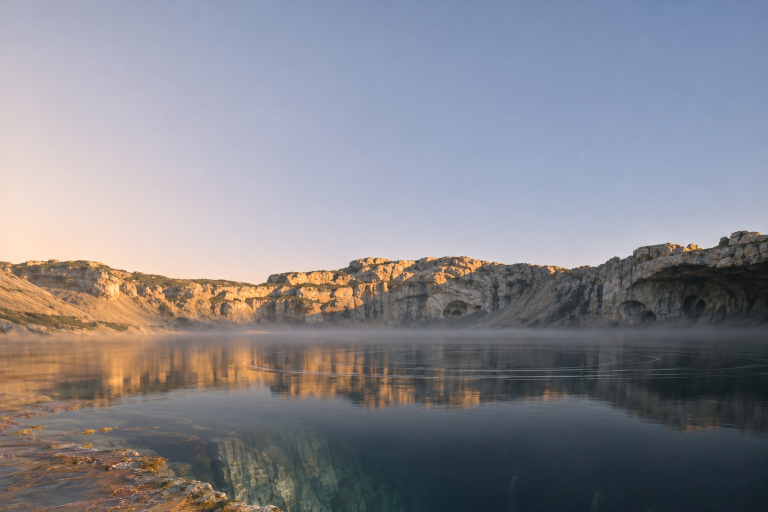
#> input picture assets-src/eye/far-edge/base-t1.jpg, 1536 x 1024 px (shown at 1/2 size)
$ python head_guide.py ../../../../assets-src/eye/far-edge/base-t1.jpg ../../../../assets-src/eye/far-edge/w0-t1.jpg
#> lines starting #> are read from the running program, lines starting #| are printed output that depends on the picture; long printed decimals are rounded
#> further down, master is the input picture: shape (1024, 1536, 3); mean B, G, R 140.5, 133.6, 134.3
#!/usr/bin/env python3
"""Layout for the new head of the titan: a human skull seen from the front, face up, crown toward frame left.

Paints the head, neck and throat flat over a window of the master (the old profile head is erased to ocean),
so the result can be handed to the image model as Image 1.

Design space = frame-3 pixels (master pixels minus the frame-3 origin).
usage: head_guide.py <master.png> <out.png> [x0 y0 w]     window in frame-3 px (default: the frame-2 window)
"""
import sys, math, json, numpy as np, cv2

R = '/home/user/workspace/r3'
F3_ORIGIN = (101, 827)                       # frame 3 in master px
F2_WIN = (145.0, 318.0, 860.0)               # frame 2 window in frame-3 px: x0, y0, width
OW, OH = 1672, 941

# ---- the skull, in frame-3 px
C = np.array([345.0, 545.0])                 # crown
CH = np.array([800.0, 490.0])                # chin
LEN = float(np.hypot(*(CH - C)))
AX = (CH - C) / LEN
PX = np.array([-AX[1], AX[0]])               # lateral, toward frame bottom
HW = 165.0                                   # half width of the skull
OUT_T = [0.00, 0.012, 0.04, 0.09, 0.16, 0.25, 0.33, 0.42, 0.485, 0.54, 0.60, 0.645, 0.69, 0.76, 0.84, 0.90, 0.95, 0.985, 1.00]
OUT_W = [0.00, 0.30, 0.52, 0.72, 0.88, 0.97, 1.00, 0.97, 0.90, 0.90, 0.95, 0.90, 0.80, 0.79, 0.74, 0.62, 0.46, 0.27, 0.00]
SOCK_T, SOCK_S, SOCK_R = 0.468, 0.43, 0.262  # socket centres (t, +-s) and radius in half widths
LAKE_SIDE = +1                               # the lake is the socket on the frame-bottom side


def to_xy(t, s):
    return C + AX * (t * LEN) + PX * (s * HW)


def frac(x): return x - np.floor(x)


def vnoise(x, y, seed=0.0):
    xi = np.floor(x); yi = np.floor(y); xf = x - xi; yf = y - yi
    sx = xf * xf * (3 - 2 * xf); sy = yf * yf * (3 - 2 * yf)
    h = lambda i, j: frac(np.sin(i * 127.1 + j * 311.7 + seed * 74.7) * 43758.5453)
    a = h(xi, yi); b = h(xi + 1, yi); c = h(xi, yi + 1); d = h(xi + 1, yi + 1)
    return (a + (b - a) * sx) * (1 - sy) + (c + (d - c) * sx) * sy


def fbm(x, y, f0=1.0, octv=5, seed=0.0, gain=0.5):
    s = 0; a = 1.0; n = 0; f = f0
    for k in range(octv):
        s = s + a * (vnoise(x * f + k * 17.3, y * f - k * 9.1, seed + k) * 2 - 1); n += a; a *= gain; f *= 2.03
    return s / n


def sstep(a, b, x):
    t = np.clip((x - a) / (b - a), 0, 1); return t * t * (3 - 2 * t)


def seg(x, y, a, b):
    ax, ay = a; bx, by = b; dx, dy = bx - ax, by - ay
    t = np.clip(((x - ax) * dx + (y - ay) * dy) / (dx * dx + dy * dy + 1e-9), 0, 1)
    return np.hypot(x - (ax + t * dx), y - (ay + t * dy))


def paint(master, win):
#> called with win = (145, 318, 860)
    x0, y0, w = win
    sc = OW / w
    h = OH / sc
    mx0, my0 = x0 + F3_ORIGIN[0], y0 + F3_ORIGIN[1]
    M = np.float32([[sc, 0, -mx0 * sc], [0, sc, -my0 * sc]])
    base = cv2.warpAffine(master, M, (OW, OH), flags=cv2.INTER_LANCZOS4, borderMode=cv2.BORDER_REFLECT).astype(np.float32)
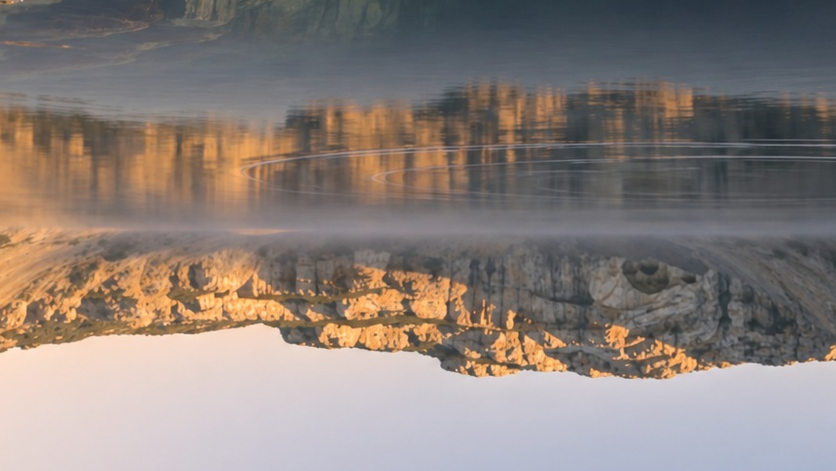
#> base: shape (941, 1672, 3) float32 (shown at 1/2 size); mean B, G, R 122.6, 127.7, 138.2
    yy, xx = np.mgrid[0:OH, 0:OW].astype(np.float32)
    X = xx / sc + x0; Y = yy / sc + y0                    # frame-3 px of every output pixel
    rgb = lambda r, g, b: np.array([b, g, r], np.float32)

    # ---- what is kept from the photograph: chest and shoulders
    keep = sstep(985, 1020, X)
    keep = np.maximum(keep, sstep(905, 930, X) * (1 - sstep(385, 405, Y)))
    keep = np.maximum(keep, sstep(885, 915, X) * sstep(615, 645, Y))

    # ---- ocean under everything that is rebuilt
    oc = rgb(22, 52, 98) * (1 + 0.10 * fbm(X, Y, 1 / 260.0, 4, 3.0)[..., None])
    cl = sstep(0.62, 0.80, 0.5 + 0.5 * fbm(X, Y, 1 / 22.0, 4, 9.0)) * sstep(0.45, 0.7, 0.5 + 0.5 * fbm(X, Y, 1 / 170.0, 3, 5.0))
    oc = oc + (rgb(235, 238, 240) - oc) * (0.55 * cl)[..., None]

    # ---- land: skull + neck
    T = ((X - C[0]) * AX[0] + (Y - C[1]) * AX[1]) / LEN
    Sg = ((X - C[0]) * PX[0] + (Y - C[1]) * PX[1]) / HW
    hw = np.interp(T, OUT_T, OUT_W, left=-1, right=-1)
    coast_n = 7.0 * fbm(X, Y, 1 / 34.0, 5, 21.0) + 3.0 * fbm(X, Y, 1 / 9.0, 3, 4.0)
    d_sk = (np.abs(Sg) - hw) * HW
    d_sk = np.where((T < 0) | (T > 1), 60.0, d_sk) + coast_n
    # neck: from under the chin to the shoulders, flaring
    ncy = np.interp(X, [760, 1010], [497, 478])
    nhw = np.interp(X, [760, 800, 900, 960, 1010], [70, 82, 104, 140, 190])
    d_nk = np.abs(Y - ncy) - nhw
    d_nk = np.where(X < 765, 60.0, d_nk) + coast_n
    d_land = np.minimum(d_sk, d_nk)
    land = sstep(1.5, -1.5, d_land)

    # shallows
    sh = sstep(26, 0, d_land) * (0.55 + 0.45 * (0.5 + 0.5 * fbm(X, Y, 1 / 40.0, 3, 8.0)))
    img = oc + (rgb(40, 150, 158) - oc) * (0.85 * sh)[..., None]

    # terrain colour
    n1 = fbm(X, Y, 1 / 55.0, 5, 1.0); n2 = fbm(X, Y, 1 / 14.0, 4, 2.0); rd = 1 - np.abs(fbm(X, Y, 1 / 30.0, 5, 6.0))
    tan = rgb(176, 138, 100); pale = rgb(212, 194, 166); dark = rgb(128, 100, 78); snow = rgb(242, 242, 240)
    col = tan + (pale - tan) * np.clip(0.55 + 0.9 * n1, 0, 1)[..., None]
    col = col + (dark - col) * np.clip(0.30 * (0.5 - n2) + 0.25 * (rd - 0.75) * 4, 0, 0.5)[..., None]
    # cranium is the pale high plateau; face and jaw a little warmer and lower
    cran = sstep(0.50, 0.36, T) * sstep(0.02, -0.25, d_sk / HW)
    col = col + (pale - col) * (0.55 * cran)[..., None]
    dome = np.exp(-(((T - 0.24) / 0.15) ** 2 + (Sg / 0.62) ** 2))
    col = col + (snow - col) * np.clip(dome * (0.25 + 1.3 * (rd - 0.62)), 0, 0.85)[..., None]
    # neck is lower, darker, greener desert
    neck = sstep(0, -30, d_nk) * sstep(770, 810, X)
    col = col + (rgb(142, 132, 104) - col) * (0.55 * neck * (1 - sstep(0.90, 1.0, T) * 0))[..., None]

    def blend(c, m):
        nonlocal col
        col = col + (c - col) * np.clip(m, 0, 1)[..., None]

    # ---- features of the face
    # brow ridge: one pale high bar across both sockets on the crown side
    # temporal hollows: darker flanks beside the sockets
    blend(dark, 0.5 * np.exp(-(((T - 0.46) / 0.07) ** 2 + ((np.abs(Sg) - 0.84) / 0.10) ** 2)))
    # cheekbones: pale ridges from under each socket out to the flank
    for sgn in (1, -1):
        a = to_xy(0.585, sgn * 0.30); b = to_xy(0.60, sgn * 0.86)
        blend(rgb(226, 216, 196), 0.55 * sstep(11, 2, seg(X, Y, a, b) + 4 * fbm(X, Y, 1 / 16.0, 3, 50.0)))
    # nose hollow: pear shaped, wide end toward the teeth
    nt = (T - 0.575) / 0.135
    nw = np.interp(nt, [0, 0.2, 0.55, 0.85, 1.0], [0.0, 0.07, 0.15, 0.17, 0.0], left=-1, right=-1)
    notch = 0.07 * sstep(0.72, 1.0, nt) * sstep(0.07, 0.0, np.abs(Sg))            # the little spine at the wide end
    nose = sstep(0.018, -0.018, (np.abs(Sg) - nw + notch) + 0.02 * fbm(X, Y, 1 / 10.0, 3, 77.0)) * (nt >= 0) * (nt <= 1)
    blend(rgb(52, 42, 38), 0.92 * nose)
    blend(rgb(110, 84, 66), 0.5 * nose * sstep(0.5, 1.0, nt))
    # teeth: two rows of blunt blocks across the face, a thin dark water gap between
    rng = np.random.RandomState(7)
    gap_t = 0.822
    gapw = 0.010 + 0.012 * sstep(-0.5, 0.6, Sg)            # the jaw hangs open a little more on one side
    mouth = sstep(0.004, -0.004, np.abs(T - gap_t) - gapw) * sstep(0.60, 0.50, np.abs(Sg))
    for row, (t0, t1, smax, n) in enumerate(((0.770, gap_t - 0.012, 0.50, 12), (gap_t + 0.014, 0.870, 0.45, 11))):
        edges = np.linspace(-smax, smax, n + 1) + np.r_[0, rng.uniform(-0.012, 0.012, n - 1), 0]
        for i in range(n):
            if rng.uniform() < 0.12: continue             # a missing tooth
            a, b = edges[i] + 0.012, edges[i + 1] - 0.012
            ln = rng.uniform(0.78, 1.0)
            ta, tb = (t0 + (t1 - t0) * (1 - ln), t1) if row == 0 else (t0, t0 + (t1 - t0) * ln)
            m = sstep(0.008, -0.004, np.maximum(np.maximum(a - Sg, Sg - b) * 0.36, np.maximum(ta - T, T - tb)))
            blend(rgb(232, 224, 204) * rng.uniform(0.9, 1.0), 0.9 * m)
    # ---- sockets
    for sgn in (1, -1):
        cx, cy = to_xy(SOCK_T, sgn * SOCK_S)
        r = np.hypot(X - cx, Y - cy); rr = SOCK_R * HW
        ang = np.arctan2(Y - cy, X - cx)
        inside = sstep(rr + 1.5, rr - 1.5, r)
        # pale cliff rim all round, highest toward the crown
        crown = np.cos(ang - math.atan2(-AX[1], -AX[0]))                       # 1 toward the crown
        wdt = 7 + 15 * sstep(-0.1, 0.8, crown)
        rim = sstep(rr + wdt, rr + wdt * 0.35, r) * sstep(rr - 2, rr + 2, r)
        blend(rgb(240, 234, 220), rim * (0.45 + 0.5 * sstep(-0.2, 0.7, crown)))
        if sgn == LAKE_SIDE:
            edge = rr * (0.80 + 0.06 * fbm(X, Y, 1 / 9.0, 3, 61.0))
            lake = rgb(14, 52, 104) + (rgb(186, 128, 52) - rgb(14, 52, 104)) * sstep(edge - rr * 0.10, edge + rr * 0.06, r)[..., None]
            # shadow of the brow on the water, on the crown side
            shd = sstep(rr * 0.70, rr * 0.98, r) * sstep(0.55, 0.95, np.cos(ang - math.atan2(-AX[1], -AX[0])))
            lake = lake * (1 - 0.55 * shd)[..., None]
            col = col + (lake - col) * inside[..., None]
        else:
            dry = rgb(58, 46, 40) + (rgb(150, 112, 80) - rgb(58, 46, 40)) * np.clip(0.5 + 0.9 * fbm(X, Y, 1 / 12.0, 4, 31.0), 0, 1)[..., None] * 0.55
            dry = dry * (1 - 0.45 * sstep(rr * 0.5, rr, r) * sstep(0.3, 0.95, np.cos(ang - math.atan2(-AX[1], -AX[0]))))[..., None]
            col = col + (dry - col) * inside[..., None]
    # outflow from the lake at its inner corner toward the nose and mouth (a thread)
    lk = to_xy(SOCK_T, LAKE_SIDE * SOCK_S)
    pts = [to_xy(SOCK_T + 0.05, LAKE_SIDE * (SOCK_S - 0.21)), to_xy(0.60, LAKE_SIDE * 0.20), to_xy(0.70, LAKE_SIDE * 0.24), to_xy(0.775, LAKE_SIDE * 0.30)]
    for a, b in zip(pts[:-1], pts[1:]):
        blend(rgb(70, 120, 130), 0.8 * sstep(2.4, 0.8, seg(X, Y, a, b)))
    # seams of the skull: thin zigzag canyons
    zz = 0.006 * np.sin(Sg * 44) + 0.004 * np.sin(Sg * 101 + 1.3) + 0.01 * fbm(X, Y, 1 / 18.0, 3, 90.0)
    blend(dark, 0.32 * sstep(0.005, 0.0015, np.abs(T - 0.255 - zz - 0.05 * Sg * Sg)) * sstep(0.95, 0.8, np.abs(Sg)))
    zz2 = 0.02 * np.sin(T * 130) + 0.012 * np.sin(T * 290 + 0.7) + 0.03 * fbm(X, Y, 1 / 18.0, 3, 91.0)
    blend(dark, 0.28 * sstep(0.024, 0.008, np.abs(Sg - zz2)) * sstep(0.03, 0.06, T) * sstep(0.26, 0.24, T))

    img = img + (col - img) * land[..., None]
    # mouth water on top of the land
    img = img + (rgb(24, 74, 96) - img) * (mouth * sstep(1.0, -3.0, d_sk))[..., None]

    # ---- throat flat with the airways
    fa, fb = (792.0, 497.0), (1012.0, 468.0)
    dfl = seg(X, Y, fa, fb) - np.interp(X, [790, 1010], [30, 46]) + 5 * fbm(X, Y, 1 / 26.0, 3, 12.0)
    flat = sstep(2, -2, dfl) * sstep(775, 790, X)
    fcol = rgb(178, 182, 182) * (1 + 0.05 * fbm(X, Y, 1 / 12.0, 3, 15.0)[..., None])
    img = img + (fcol - img) * flat[..., None]
    holes = [(816, 499, 6), (842, 488, 4), (872, 500, 11), (900, 478, 5), (934, 492, 14), (958, 468, 5), (980, 488, 8), (866, 476, 3), (916, 506, 4), (949, 508, 3)]
    for hx, hy, hr in holes:
        r = np.hypot(X - hx, Y - hy)
        img = img + (rgb(128, 26, 32) - img) * (0.85 * sstep(hr * 1.9, hr * 1.05, r))[..., None]
        img = img + (rgb(14, 12, 14) - img) * sstep(hr + 0.8, hr - 0.8, r)[..., None]
    # vapour: thin white, from the airways toward the top of the frame, joining the existing plume
    vp = [(940, 486), (890, 430), (835, 360), (800, 300), (790, 250)]
    v = np.zeros_like(X)
    for i, (a, b) in enumerate(zip(vp[:-1], vp[1:])):
        wd = 16 + 12 * i
        v = np.maximum(v, np.exp(-(seg(X, Y, a, b) / wd) ** 2))
    v = v * (0.45 + 0.55 * (0.5 + 0.5 * fbm(X, Y, 1 / 30.0, 4, 44.0)))
    img = img + (rgb(236, 236, 232) - img) * (0.50 * v)[..., None]

    out = base * keep[..., None] + img * (1 - keep[..., None])
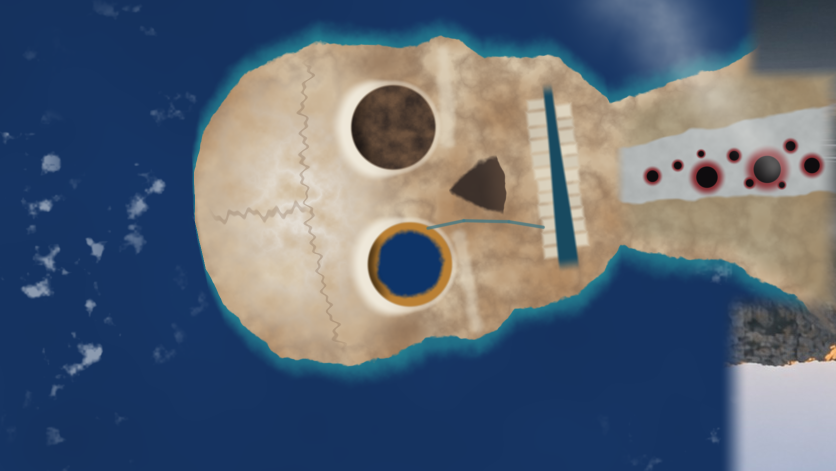
#> out: shape (941, 1672, 3) float64 (shown at 1/2 size); mean B, G, R 117.6, 101.5, 90.1
    return np.clip(out, 0, 255).astype(np.uint8), dict(sc=sc, lake=[float(lk[0]), float(lk[1])], lake_r=SOCK_R * HW)


if __name__ == '__main__':
    master = cv2.imread(sys.argv[1]); out = sys.argv[2]
    win = tuple(float(v) for v in sys.argv[3:6]) if len(sys.argv) >= 6 else F2_WIN
    img, info = paint(master, win)
#> info = {'sc': 1.94, 'lake': [566.5, 589.7], 'lake_r': 43.23}
    cv2.imwrite(out, img)
    lk = info['lake']
#> lk = [566.5, 589.7]
    info.update(window_f3=list(win), lake_in_out=[(lk[0] - win[0]) * info['sc'], (lk[1] - win[1]) * info['sc']],
                lake_in_master=[lk[0] + F3_ORIGIN[0], lk[1] + F3_ORIGIN[1]])
    json.dump(info, open(out.replace('.png', '.json'), 'w'), indent=1)
    print(out, info)
#| ../../../../assets-src/eye/far-edge/w0-t1.jpg {'sc': 1.944, 'lake': [566.454, 589.697], 'lake_r': 43.230, 'window_f3': [145.0, 318.0, 860.0], 'lake_in_out': [819.386, 528.230], 'lake_in_master': [667.454, 1416.697]}
